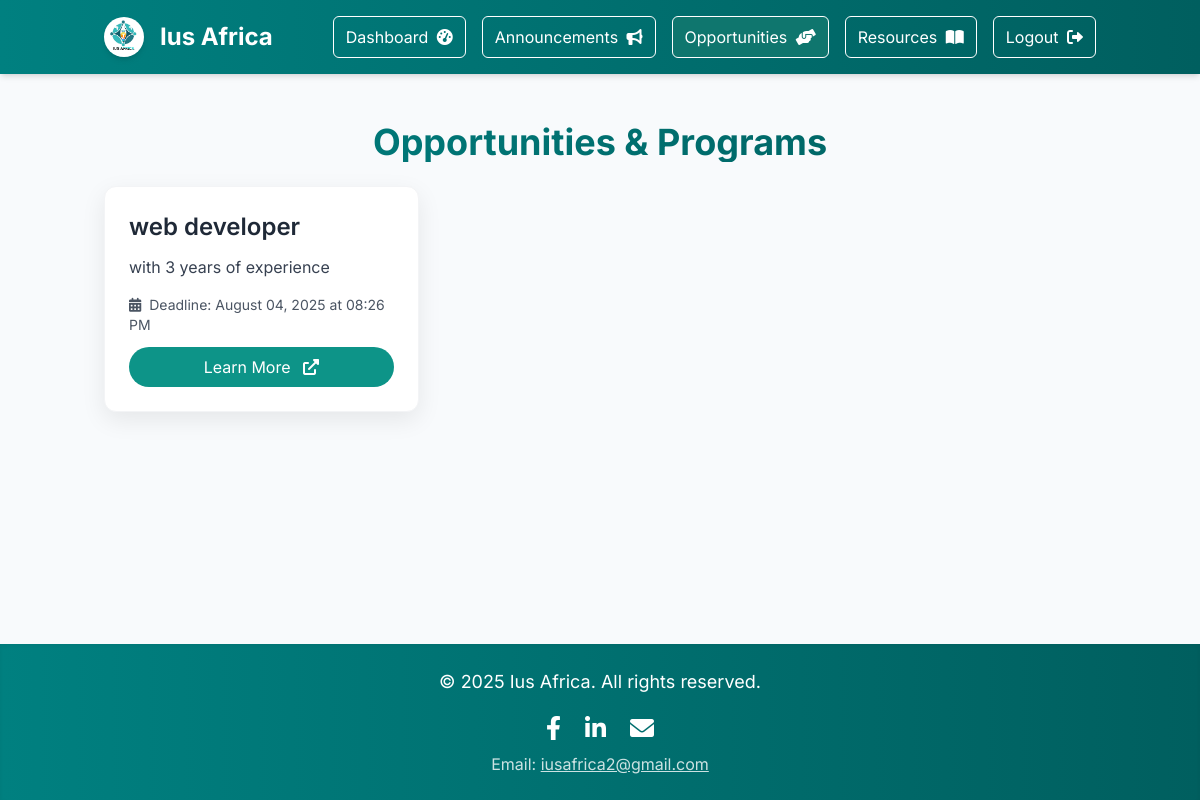
/user/opportunities, run on the app's committed database.
### app.py (models this page shows, shortened)
class Opportunity(db.Model):
    id = db.Column(db.Integer, primary_key=True)
    title = db.Column(db.String(255), nullable=False)
    description = db.Column(db.Text, nullable=False)
    link = db.Column(db.String(500), nullable=True) # External link for application/more info
    deadline = db.Column(db.DateTime, nullable=True)
    created_at = db.Column(db.DateTime, default=datetime.utcnow)
    is_published = db.Column(db.Boolean, default=True)

### app.py (the view)
@app.route('/user/opportunities')
def user_opportunities():
    opportunities = Opportunity.query.filter_by(is_published=True).order_by(Opportunity.created_at.desc()).all()
    return render_template('user_opportunities.html', opportunities=opportunities)

### templates/user_opportunities.html (shortened to what this page needs)
<!DOCTYPE html>
<html lang="en">
<head>
    <script src="https://cdn.tailwindcss.com"></script>
    <link rel="stylesheet" href="https://cdnjs.cloudflare.com/ajax/libs/font-awesome/6.0.0-beta3/css/all.min.css">
</head>
<body class="antialiased flex flex-col min-h-screen">
    <header class="header-gradient-bg text-white py-4 shadow-md">
        <div class="container mx-auto px-4 flex flex-col md:flex-row justify-between items-center md:space-y-0 space-y-4">
            <div class="flex items-center space-x-4">
                <img src="{{ url_for('static', filename='logo.jpg') }}" alt="Ius Africa Logo" class="w-10 h-10 rounded-full shadow-md">
                <h1 class="text-2xl font-bold">Ius Africa</h1>
            </div>
            <nav class="flex flex-wrap justify-center items-center space-x-2 md:space-x-4">
                <a href="{{ url_for('user_dashboard') }}" class="text-white hover:text-gray-200 transition-colors duration-300 px-3 py-2 rounded-md border border-white hover:bg-white hover:text-teal-600 my-1 md:my-0">
                    Dashboard <i class="fas fa-tachometer-alt ml-1"></i>
                </a>
                <a href="{{ url_for('user_announcements') }}" class="text-white hover:text-gray-200 transition-colors duration-300 px-3 py-2 rounded-md border border-white hover:bg-white hover:text-teal-600 my-1 md:my-0">
                    Announcements <i class="fas fa-bullhorn ml-1"></i>
                </a>
                <a href="{{ url_for('user_opportunities') }}" class="text-white bg-teal-700 px-3 py-2 rounded-md border border-white my-1 md:my-0">
                    Opportunities <i class="fas fa-hands-helping ml-1"></i>
                </a>
                <a href="{{ url_for('user_resources') }}" class="text-white hover:text-gray-200 transition-colors duration-300 px-3 py-2 rounded-md border border-white hover:bg-white hover:text-teal-600 my-1 md:my-0">
                    Resources <i class="fas fa-book-open ml-1"></i>
                </a>
                <a href="{{ url_for('user_logout') }}" class="text-white hover:text-gray-200 transition-colors duration-300 px-3 py-2 rounded-md border border-white hover:bg-white hover:text-teal-600 my-1 md:my-0">
                    Logout <i class="fas fa-sign-out-alt ml-1"></i>
                </a>
            </nav>
        </div>
    </header>
    <main class="flex-grow container mx-auto px-4 py-8 md:py-12">
        <section id="user-opportunities" class="mb-8 md:mb-12">
            <h2 class="text-3xl md:text-4xl font-bold text-center mb-6 text-gradient">Opportunities & Programs</h2>
            <div class="grid grid-cols-1 md:grid-cols-2 lg:grid-cols-3 gap-6">
                {% if opportunities %}
                    {% for opportunity in opportunities %}
                        <div class="opportunity-card bg-white p-6 rounded-xl card-shadow border border-gray-100 flex flex-col">
                            <h3 class="text-2xl font-semibold text-gray-800 mb-3">{{ opportunity.title }}</h3>
                            <p class="text-gray-700 text-base mb-4 flex-grow">{{ opportunity.description }}</p>
                            {% if opportunity.deadline %}
                                <p class="text-gray-600 text-sm mb-3"><i class="fas fa-calendar-alt mr-2"></i>Deadline: {{ opportunity.deadline.strftime('%B %d, %Y at %I:%M %p') }}</p>
                            {% else %}
                                <p class="text-gray-600 text-sm mb-3"><i class="fas fa-calendar-alt mr-2"></i>No specific deadline</p>
                            {% endif %}
                            {% if opportunity.link %}
                                <a href="{{ opportunity.link }}" target="_blank" class="bg-teal-600 text-white py-2 px-4 rounded-full hover:bg-teal-700 transition-colors duration-300 text-center">
                                    Learn More <i class="fas fa-external-link-alt ml-2"></i>
                                </a>
                            {% else %}
                                <span class="text-gray-500 text-sm text-center py-2">No direct link available.</span>
                            {% endif %}
                        </div>
                    {% endfor %}
                {% else %}
                    <p class="text-center text-gray-600 py-8 col-span-full">No opportunities or programs available at the moment.</p>
                {% endif %}
            </div>
        </section>
    </main>
    <footer class="header-gradient-bg text-white py-6 mt-12 shadow-inner">
        <div class="container mx-auto px-4 text-center">
            <p class="mb-4 text-lg">&copy; 2025 Ius Africa. All rights reserved.</p>
            <div class="flex justify-center space-x-6 mb-2">
                <a href="https://www.facebook.com/profile.php?id=61565971682688" target="_blank" rel="noopener noreferrer" class="text-white hover:text-gray-200 transition-colors duration-300">
                    <i class="fab fa-facebook-f text-2xl"></i>
                </a>
                <a href="https://www.linkedin.com/company/105226035/admin/dashboard/" target="_blank" rel="noopener noreferrer" class="text-white hover:text-gray-200 transition-colors duration-300">
                    <i class="fab fa-linkedin-in text-2xl"></i>
                </a>
                <a href="mailto:iusafrica2@gmail.com" class="text-white hover:text-gray-200 transition-colors duration-300">
                    <i class="fas fa-envelope text-2xl"></i>
                </a>
            </div>
            <p class="text-md opacity-80">
                Email: <a href="mailto:iusafrica2@gmail.com" class="underline hover:no-underline">iusafrica2@gmail.com</a>
            </p>
        </div>
    </footer>
</body>
</html>

### templates/user_opportunities.html (style rules this page uses)
body { font-family: 'Inter', sans-serif; background-color: #f8fafc; color: #1a202c; }
.header-gradient-bg { background: linear-gradient(to right, #008080, #005f5f); }
.card-shadow { box-shadow: 0 8px 24px rgba(0, 0, 0, 0.08); }
.text-gradient { background: linear-gradient(to right, #008080, #005f5f); -webkit-background-clip: text; -webkit-text-fill-color: transparent; }
.opportunity-card { transition: transform 0.2s ease-in-out, box-shadow 0.2s ease-in-out; }

### data on the page
Opportunity: title "web developer", description "with 3 years of experience", deadline "August 04, 2025 at 08:26 PM"
